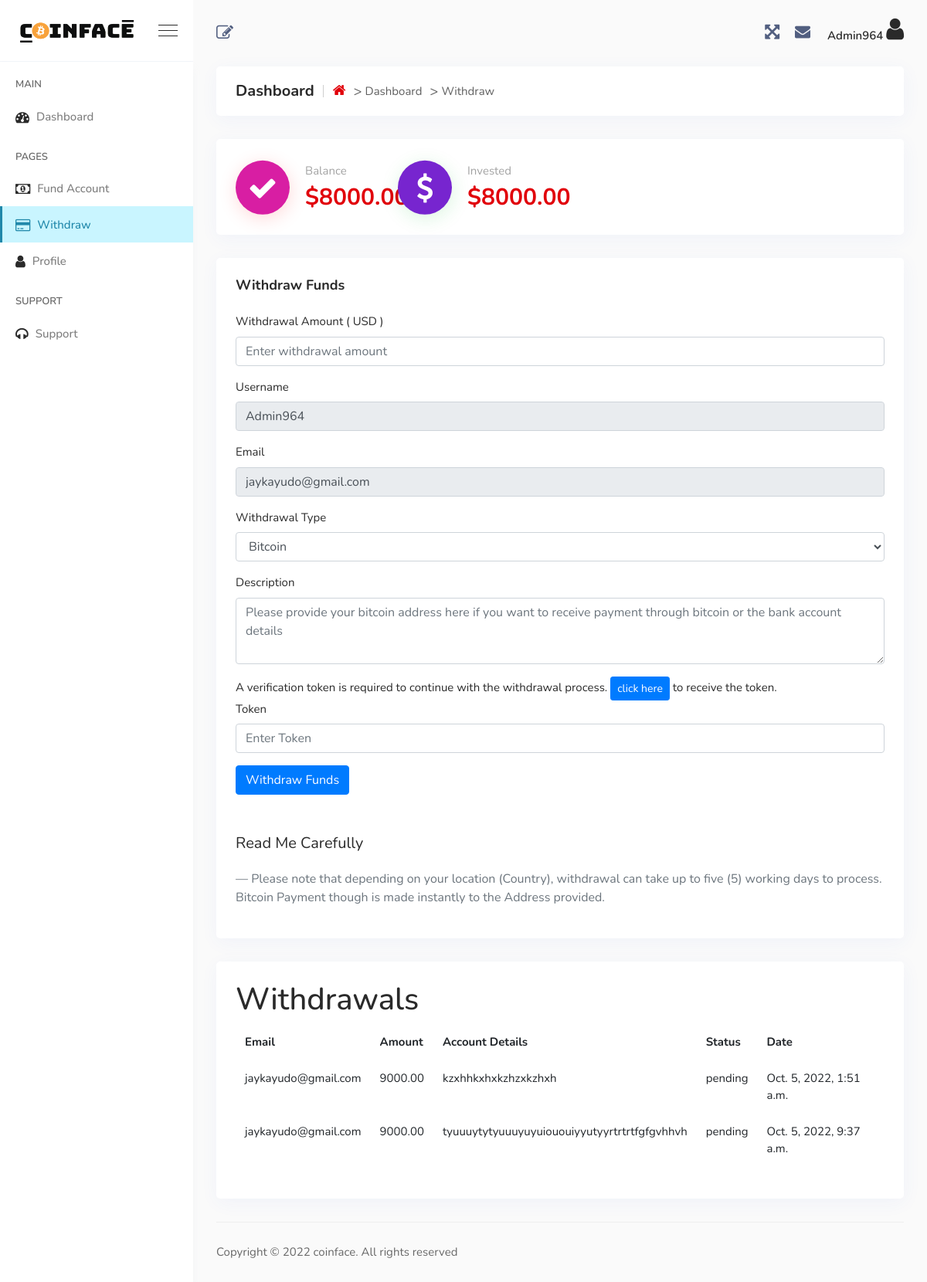
The app's page /withdraw/ (signed in) with its own data.
### core/models.py (models this page shows, shortened)
class User(AbstractUser):
    full_name = models.CharField(max_length=256)
    email = models.EmailField(
        _('Email'),
        max_length=150,
        unique=True,
        help_text=_('Required. 150 characters or fewer. Letters, digits and @/./+/-/_ only.'),
        error_messages={
            'unique': _("A user with that email already exists."),
        },
    )
    phonenumber = models.CharField(
        max_length=12,
        validators = [numeric_validator]
    )
    country = models.CharField(
        max_length= 50
    )
    objects = BaseManager()
    USERNAME_FIELD = 'email'
    REQUIRED_FIELDS = []

class Account(models.Model):
    user = models.OneToOneField(User, on_delete=models.CASCADE)
    invested_balance = models.DecimalField(decimal_places=2, max_digits=10, default=Decimal("0.00"))
    profit = models.DecimalField(decimal_places=2, max_digits=10, default=Decimal("0.00"))
    profit_balance = models.DecimalField(decimal_places=2, max_digits=20, default=Decimal("0.00"))

class Withdraw(models.Model):
    user = models.ForeignKey(User, on_delete=models.CASCADE)
    amount = models.DecimalField(decimal_places=2, max_digits=10)
    account_detail = models.TextField(max_length= 1000)
    withdraw_type = models.CharField(max_length = 20, choices = (("btc","Bitcoin"),("bank","Bank Transfer")))
    status = models.CharField(max_length=5, choices=(("p",'pending'),('s','success'),('f','failed')), default='p')
    date = models.DateTimeField(auto_now_add=True)
    date_approved = models.DateTimeField(blank=True,null = True)

### core/views.py (the view, shortened to what this page needs)
# urls.py: path('withdraw/', views.WithdrawFormView.as_view(),name="withdraw"),
class WithdrawFormView(LoginRequiredMixin, FormView):
    form_class = forms.WithdrawForm
    success_url = '/withdraw/'
    template_name = "dashboard/withdraw.html"
    def get_form_kwargs(self):
        kwargs = super().get_form_kwargs()
        kwargs['request'] = self.request
        return kwargs
    def get_context_data(self, **kwargs):
        context =  super().get_context_data(**kwargs)
        withdraws = Withdraw.objects.filter(user = self.request.user)
        account = Account.objects.get(user = self.request.user)
        context['withdraws'] = withdraws
        context['account'] = account
        return context

### core/forms.py (shortened to what this page needs)
class WithdrawForm(forms.ModelForm):
    token = forms.CharField(widget=forms.NumberInput,max_length=6,required=True)
    def __init__(self,request = None,*args,**kwargs):
        self.request = request
        self.user = None
        super().__init__(*args,**kwargs)
    class Meta:
        model = models.Withdraw
        exclude = ['user','status']

### core/templates/dashboard/withdraw.html (shortened to what this page needs)
{% extends 'dashboard/base.html' %}
{% load static %}
{% block content %}
    <div class="breadcrumb-area">
        <h1>Dashboard</h1>
        <ol class="breadcrumb">
            <li class="item">
                <a href="/dashboard"><i class='fa fa-home'></i></a>
            </li>
            <li class="item">Dashboard</li>
            <li class="item">Withdraw</li>
        </ol>
    </div>
    <div class="ecommerce-stats-area">
        <div class="row">
            <div class="col-lg-3 col-sm-6 col-md-6">
                <div class="single-stats-card-box">
                    <div class="icon">
                        <i class='fa fa-check'></i>
                    </div>
                    <span class="sub-title">Balance</span>
                    <h3>${{account.profit_balance}}</h3>
                </div>
            </div>
            <div class="col-lg-3 col-sm-6 col-md-6">
                <div class="single-stats-card-box">
                    <div class="icon">
                        <i class='fa fa-usd'></i>
                    </div>
                    <span class="sub-title">Invested</span>
                    <h3>${{account.invested_balance}}</h3>
                </div>
            </div>
        </div>
    </div>
    <div class="card mb-30">
        <div class="card-header d-flex justify-content-between align-items-center">
            <h3>Withdraw Funds</h3>
        </div>
        <div class="card-body">
                        <form method="POST">
             <div class="form-group">
                    <label>Withdrawal Amount ( USD )</label>
                    <input required placeholder="Enter withdrawal amount" name="amount" value="{{form.amount.value|default:''}}" type="number" class="form-control"
                        name="btc_fund">
                </div>
                <div class="form-group">
                    <label>Username</label>
                    <input type="text" class="form-control" value="{{request.user.username}}" name="username" readonly>
                </div>
                <div class="form-group">
                    <label>Email</label>
                    <input type="text" class="form-control" value="{{request.user.email}}" name="email" readonly>
                </div>
                <div class="form-group">
                    <label>Withdrawal Type</label>
                    <select required class="form-control" name="withdraw_type">
                        <option selected value="btc">Bitcoin</option>
                    </select>
                </div>
                <div class="form-group">
                    <label>Description</label>
                    <textarea required name="account_detail" class="form-control"
                        placeholder="Please provide your bitcoin address here if you want to receive payment through bitcoin or the bank account details"
                        rows="3">{{form.account_detail.value|default:''}}</textarea>
                </div>
                <div class="form-group">
                    <p class="mb-0">A verification token is required to continue with the withdrawal process. <button type="button" class="btn btn-primary btn-sm" id="email-button" onclick="sendVerifyEmail()">click here</button> to receive the token.</p>
                    <label>Token</label>
                    <input required placeholder="Enter Token" value="{{form.token.value|default:''}}" name="token" type="number" class="form-control" >
                </div>
                <button type="submit" class="btn btn-primary"  data-toggle="modal" data-target="#withdrawModal"> Withdraw Funds</button>
            </form>
        </div>
        <br><br>
        <blockquote class="blockquote bd-l bd-5 pd-l-20">
            <p class="mg-b-5 tx-inverse">Read Me Carefully</p>
            <footer class="blockquote-footer tx-14">Please note that depending on your location (Country), withdrawal can
                take up to five (5) working days to process. Bitcoin Payment though is made instantly to the Address
                provided.</footer>
        </blockquote>
    </div>
    <div class="card mb-30">
        <div class="card-body" style="overflow-x: auto;">
            <h1>Withdrawals</h1>
            <table class="table table-borderless">
                <thead>
                    <tr>
                        <th scope="col">Email</th>
                        <th scope="col">Amount</th>
                        <th scope="col">Account Details </th>
                        <th scope="col">Status</th>
                        <th scope="col">Date</th>
                    </tr>
                </thead>
                <tbody>
                    {% for withdraw in withdraws %}
                    <tr>
                        <td>
                            {{request.user.email}}
                        </td>
                        <td>
                            {{withdraw.amount}}
                        </td>
                        <td>
                            {{withdraw.account_detail}}
                        </td>
                        <td>
                            {{withdraw.get_status_display}}
                        </td>
                        <td>
                            {{withdraw.date}}
                        </td>
                    </tr>
                    {% endfor %}
            </tbody>
            </table>
        </div>
    </div>
{% endblock %}

### core/templates/dashboard/base.html (shortened to what this page needs)
{% load static %}
<!doctype html>
<html lang="en">
<head>
    <link rel="stylesheet" href="{% static 'asset/css/font-awesome.min.css' %}">
    <link rel="stylesheet" href="{% static 'dassets/css/vendors.min.css' %}">
    <link rel="stylesheet" href="{% static 'dassets/css/style.css' %}">
    <link rel="stylesheet" href="{% static 'dassets/css/responsive.css' %}">
</head>
<body>
    <div class="sidemenu-area">
        <div class="sidemenu-header">
            <a href="{% url 'index' %}" class="navbar-brand d-flex align-items-center">
                <img src="{% static 'asset/images/logo-dark1.png' %}" alt="logo">
            </a>
            <div class="burger-menu d-none d-lg-block">
                <span class="top-bar"></span>
                <span class="middle-bar"></span>
                <span class="bottom-bar"></span>
            </div>
        </div>
        <div class="sidemenu-body">
            <ul class="sidemenu-nav metisMenu h-100" id="sidemenu-nav" data-simplebar>
                <li class="nav-item-title">Main</li>
                <li class="nav-item {% if request.path == '/dashboard/'%}mm-active{% endif%}">
                    <a href="{% url 'dashboard' %}" class="nav-link">
                        <span class="icon"><i class='fa fa-tachometer'></i></span>
                        <span class="menu-title">Dashboard</span>
                    </a>
                </li>
                <li class="nav-item-title">Pages</li>
                <li class="nav-item {% if request.path == '/fund/'%}mm-active{% endif%}">
                    <a href="{% url 'fund' %}" class="nav-link">
                        <span class="icon"><i class='fa fa-money'></i></span>
                        <span class="menu-title">Fund Account</span>
                    </a>
                </li>
                <li class="nav-item {% if request.path == '/withdraw/'%}mm-active{% endif%}">
                    <a href="{% url 'withdraw' %}" class="nav-link">
                        <span class="icon"><i class='fa fa-credit-card'></i></span>
                        <span class="menu-title">Withdraw</span>
                    </a>
                </li>
                <li class="nav-item {% if request.path == '/profile/'%}mm-active{% endif%}">
                    <a href="{% url 'profile' %}" class="nav-link">
                        <span class="icon"><i class='fa fa-user'></i></span>
                        <span class="menu-title">Profile</span>
                    </a>
                </li>
                <li class="nav-item-title">Support</li>
                <li class="nav-item">
                    <a href="mailto:support@coinface.us" class="nav-link">
                        <span class="icon"><i class='fa fa-headphones'></i></span>
                        <span class="menu-title">Support</span>
                    </a>
                </li>
            </ul>
        </div>
    </div>
    <div class="main-content d-flex flex-column">
        <nav class="navbar top-navbar navbar-expand">
            <div class="collapse navbar-collapse" id="navbarSupportContent" style="display: flex; justify-content: space-between; align-items: center;">
                <ul class="navbar-nav left-nav align-items-center navbar-left">
                    <li class="nav-item">
                        <a href="{% url 'edit-profile' %}"  class="nav-link" data-toggle="tooltip" data-placement="bottom"
                            title="Edit profile">
                            <i class='fa fa-pencil-square-o'></i>
                        </a>
                    </li>
                </ul>
                <ul class="navbar-nav right-nav navbar-right align-items-center">
                    <li class="nav-item">
                        <a class="nav-link bx-fullscreen-btn" id="fullscreen-button">
                            <i class="fa fa-arrows-alt"></i>
                        </a>
                    </li>
                    <li class="nav-item message-box dropdown">
                        <a href="mailto:support@coinface.us" class="nav-link dropdown-toggle" role="button" data-toggle="dropdown"
                            aria-haspopup="true" aria-expanded="false">
                            <div class="message-btn">
                                <i class='fa fa-envelope'></i>
                            </div>
                        </a>
                    </li>
                    <li class="nav-item dropdown profile-nav-item">
                        <a href="#" class="nav-link dropdown-toggle" role="button" data-toggle="dropdown"
                            aria-haspopup="true" aria-expanded="false">
                            <div class="menu-profile">
                                <span class="name">
                                    {{request.user.username}}
                                </span>
                                <span class="icon rounded-circle h2"><i class='fa fa-user'></i></span>
                            </div>
                        </a>
                    </li>
                </ul>
            </div>
        </nav>
        {% block content%}
        {% endblock %}
        <footer class="footer-area">
            <div class="row align-items-center">
                <div class="col-lg-6 col-sm-6 col-md-6">
                    <p>Copyright © 2022 <a href="{% url 'index' %}">coinface</a>. All rights
                        reserved</p>
                </div>
            </div>
        </footer>
    </div>
</body>
</html>

### records on screen
User: user.username "Admin964", username "Admin964", email "jaykayudo@gmail.com", user.email "jaykayudo@gmail.com"
Account: profit_balance "8000.00", invested_balance "8000.00"
Withdraw: amount "9000.00", account_detail "kzxhhkxhxkzhzxkzhxh", status "pending", date "Oct. 5, 2022, 1:51 a.m."
Withdraw: amount "9000.00", account_detail "tyuuuytytyuuuyuyuiououiyyutyyrtrtrtfgfgvhhvh", status "pending", date "Oct. 5, 2022, 9:37 a.m."
